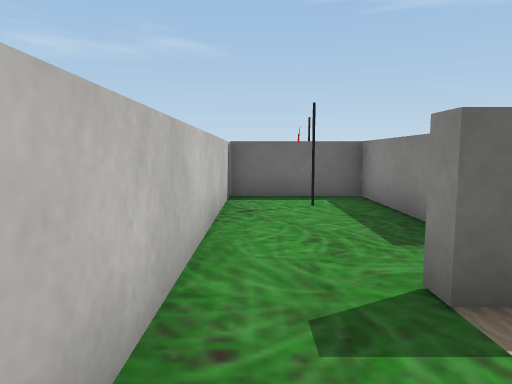
View 1 (above)

21 first-person views from a walk through a Unity game level. The camera is 0.51 m above the floor, tilts 6° down and sees 70° across. The floor is counted in squares, 0.5 m on a side. Each view is taken from the middle of a square. On the plan, view 1 faces up. The plan holds only what a view shows up to about 13 squares ahead; the rest is blank. The place goes on beyond the plan. Some surface patterns are stand-ins.

View 2
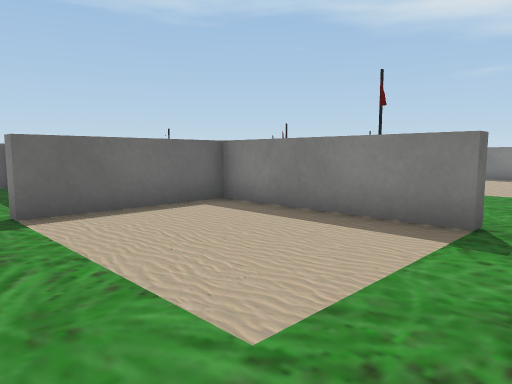

View 3
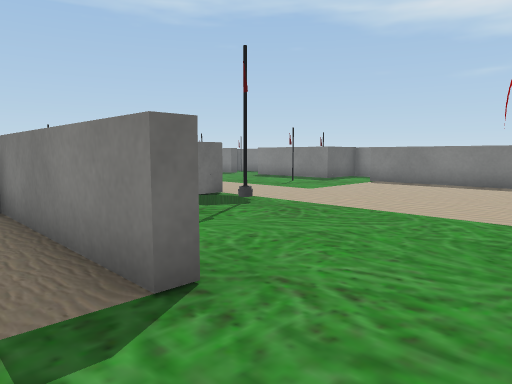

View 4
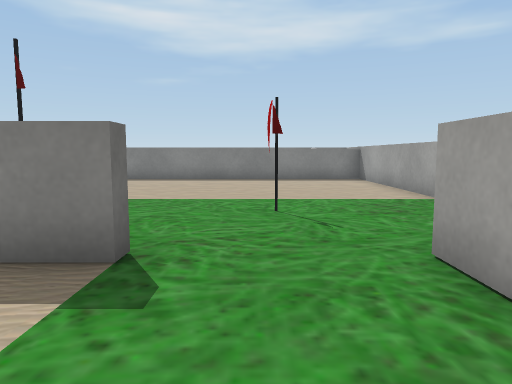

View 5
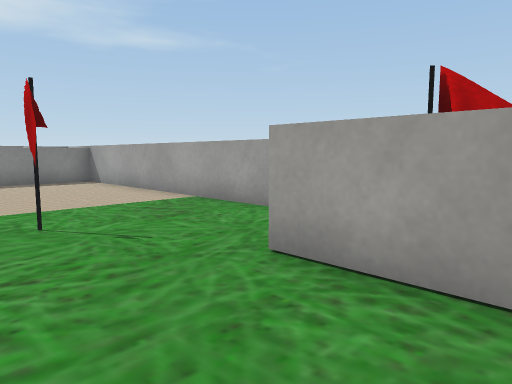

View 6
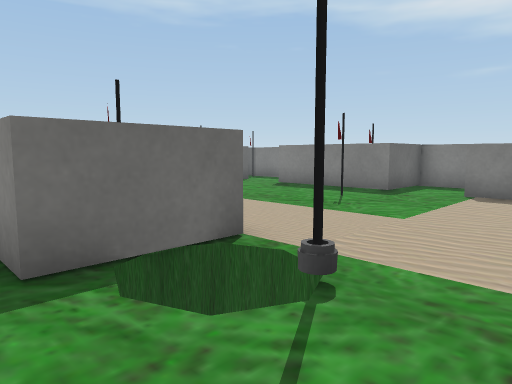

View 7
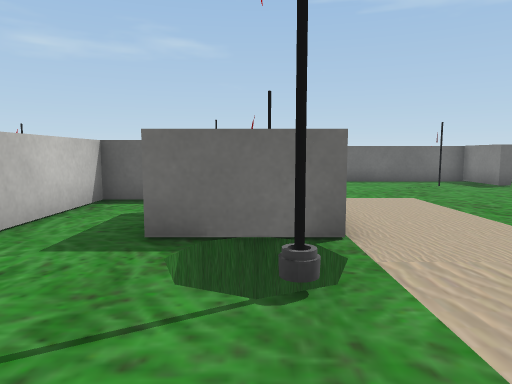

View 8
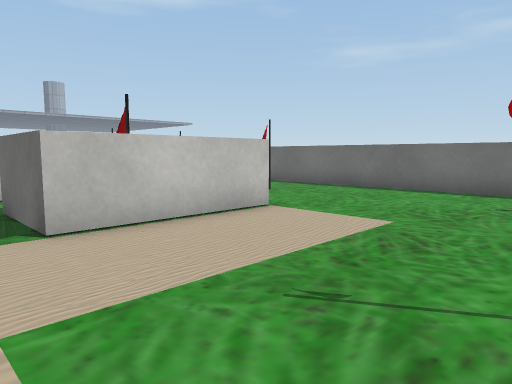

View 9
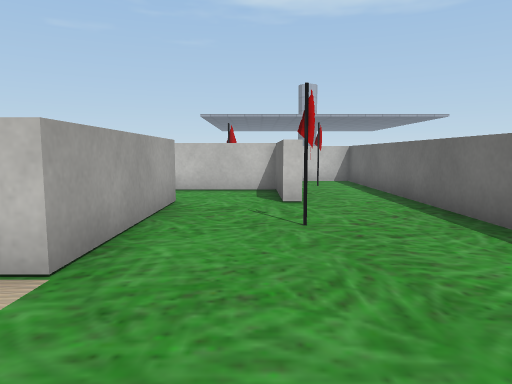

View 10
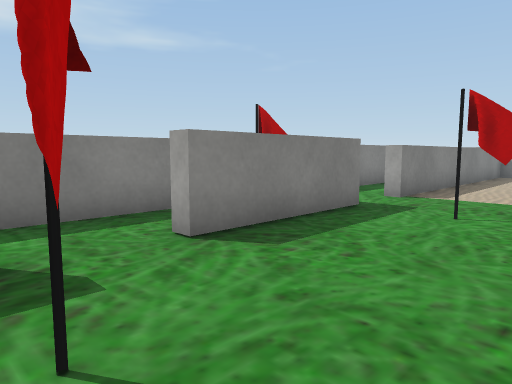

View 11
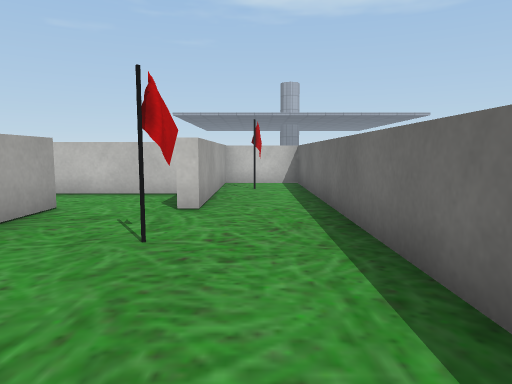

View 12
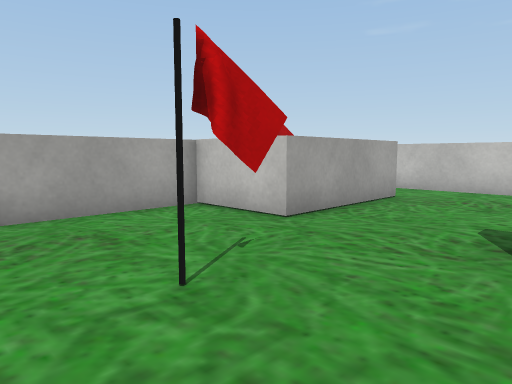

View 13
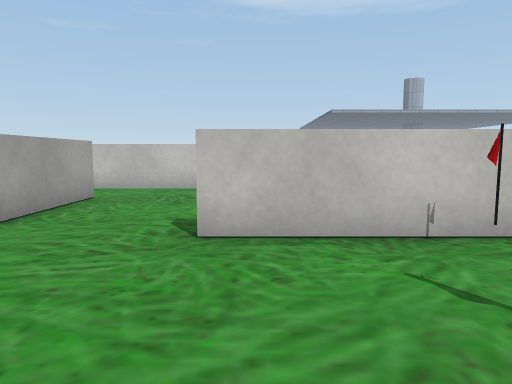

View 14
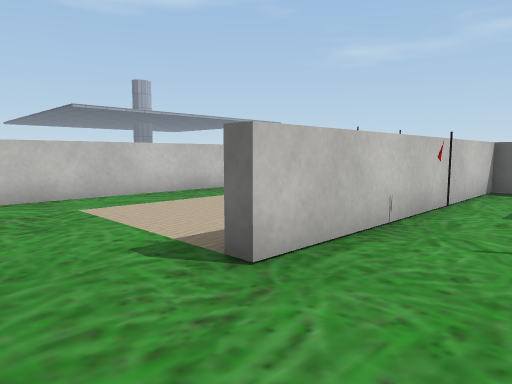

View 15
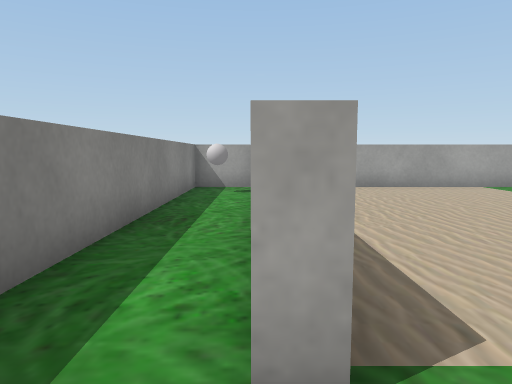

View 16
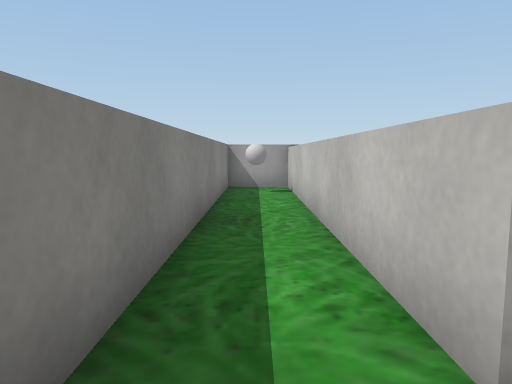

View 17
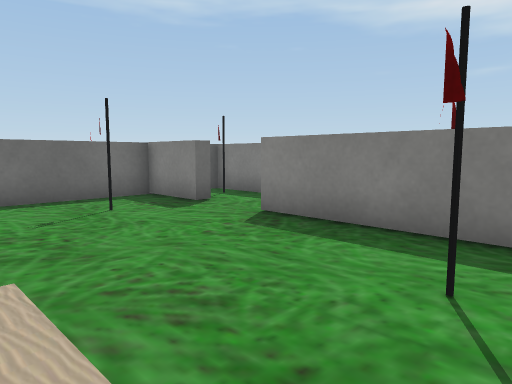

View 18
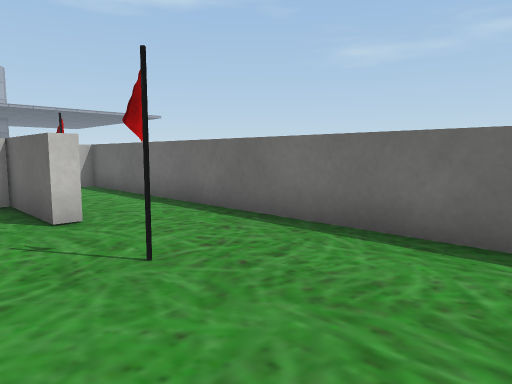

View 19
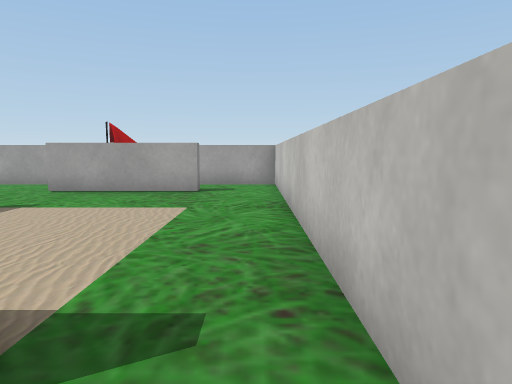

View 20
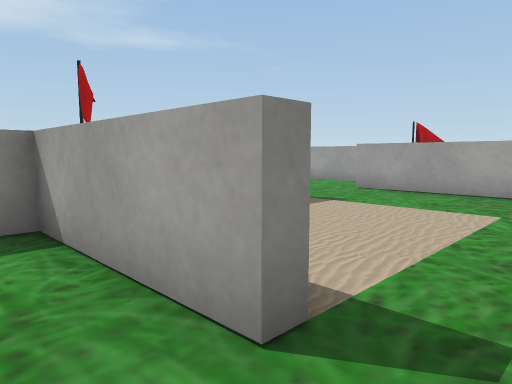

View 21
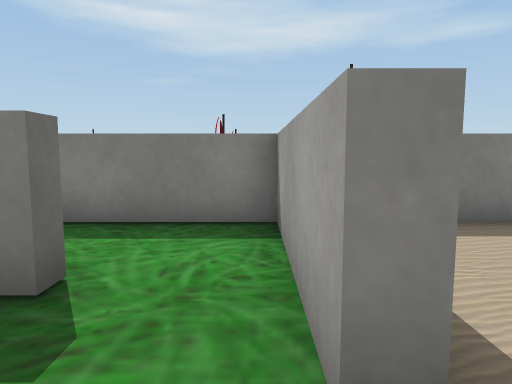

### Floor plan
Points are (right, up) in squares from view 1. A wall is a line through its corners. A room is listed if a view was taken in it or the views show most of it. See-through windows are left out.
Room 1 (views 1, 2, 3, 4, 5, 6, 7, 8, 9, 10, 11, 12, 13, 14, 15, 17, 18)
walls: (5.7, 5.9) (5.7, -2.7) (5.3, -2.7) (5.3, 2.3) (1.3, 2.3); (5.2, 6.3) (10.1, 6.3) (10.1, 2.3) (7.7, 2.3) (7.7, 3.1); (17.5, 3.5) (16.6, 3.5) (16.6, 7.5) (17.1, 7.5); (-0.6, 1.4) (-0.6, -5.6); (1.6, -5.8) (5.7, -5.8) (5.7, -8.1) (16.4, -8.1); (17.1, 9.5) (16.6, 9.5) (16.6, 11.5) (-0.6, 11.5) (-0.6, 8.6); (16.6, -8) (16.6, 1.6) (17, 1.6); (-0.5, 9) (5.4, 9) (5.4, 8.6)
ways out: opening at (17, 2.5) to room 2; opening at (0.5, 2.5) to room 3; opening at (0.5, -6) to room 4; opening at (17, 8.5) to room 5; opening at (5, 7.5) to room 6
objects: other object (1, 10); flag (6, 0); other object (7, 9) to (8, 9); other object (8, -4); flag (9, 1); other object (14, 4) to (15, 4); other object (14, 10)
Room 2 (view 16)
walls: (17, 1.6) (17, -8.2); (16.8, -8.1) (18.9, -8.1) (18.9, 3.5) (17.5, 3.5)
ways out: opening at (17, 2.5) to room 1
objects: other object (18, -7) to (18, -6)
Room 3 (views 19, 20, 21)
walls: (3, 4.5) (2.5, 4.5) (2.5, 8.6) (-0.6, 8.6) (-0.6, 1.4); (1.3, 2.3) (1.3, 2.7) (3.5, 2.7)
ways out: opening at (0.5, 2.5) to room 1; opening at (3, 4) to room 7; gap at (0, 7)
objects: other object (1, 7)
Room 4 (no view inside)
walls: (1.6, -6.2) (1.6, -5.8); (-0.6, -5.6) (-0.6, -7.8); (-0.8, -8.1) (1.9, -8.1)
ways out: opening at (0.5, -6) to room 1
objects: other object (4, -7)
Room 5 (no view inside)
walls: (18.9, 6.2) (18.9, 11.5)
ways out: opening at (17, 8.5) to room 1
objects: other object (18, 5); other object (18, 10)
Room 6 (no view inside)
walls: (2.9, 8.6) (2.9, 6.4); (5.4, 8.6) (2.6, 8.6)
ways out: opening at (5, 7.5) to room 1; opening at (4, 5.5) to room 7
Room 7 (no view inside)
walls: (2.9, 6.4) (2.9, 4.9); (3.5, 2.7) (5.3, 2.7) (5.3, 5.9)
ways out: opening at (3, 4) to room 3; opening at (4, 5.5) to room 6

Positions as (right, up) in squares from view 1, and headings:
1: (0, 0), facing up
2: (0, -4), facing up-right
3: (4, -5), facing up-right
4: (2, -4), facing right
5: (3, -3), facing down-right
6: (7, -1), facing up-right
7: (9, -2), facing up
8: (15, 1), facing up-left
9: (13, 8), facing left
10: (13, 10), facing down-right
11: (12, 10), facing left
12: (10, -2), facing down-left
13: (10, -2), facing left
14: (8, -5), facing up-left
15: (17, 3), facing down
16: (18, 3), facing down
17: (12, 3), facing up-right
18: (11, 7), facing up-left
19: (0, 4), facing down
20: (0, 4), facing down-right
21: (0, 3), facing right
